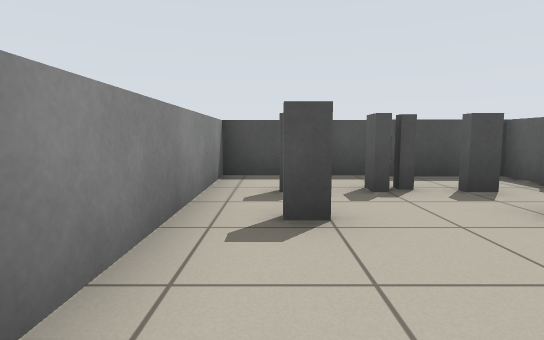
View 1 (above)

19 first-person views from a walk through a Stage world. The camera is 0.72 m above the floor, tilts 6° down and sees 80° across. The lines on the ground mark 1 m squares. The floor is counted in squares, 1 m on a side. Each view is taken from the middle of a square. On the plan, view 1 faces up. The plan holds only what a view shows up to about 10 squares ahead; the rest is blank. The place goes on beyond the plan. The robots in the file are not drawn.

View 2
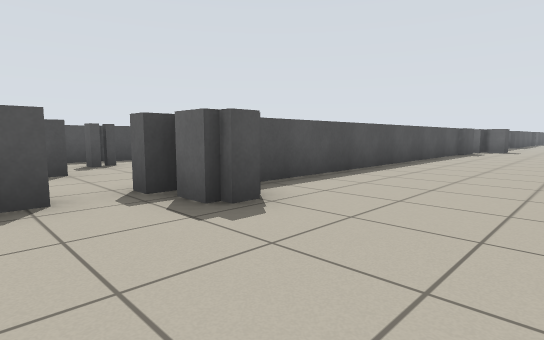

View 3
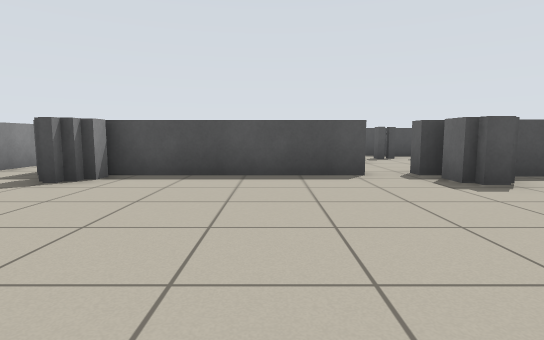

View 4
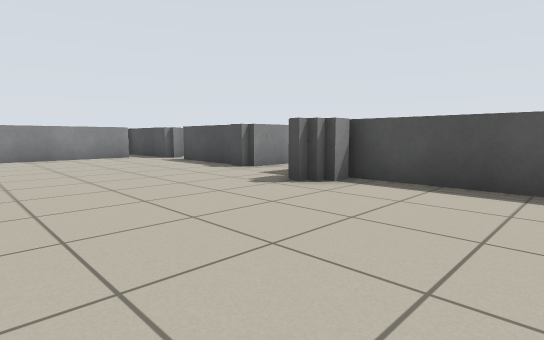

View 5
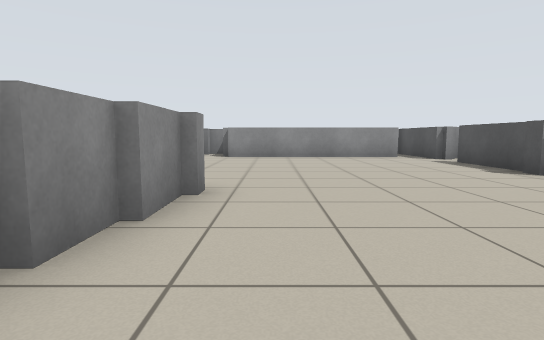

View 6
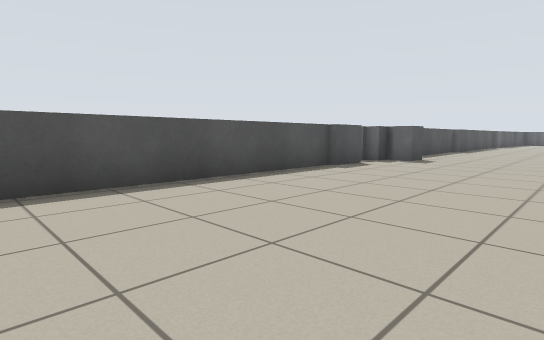

View 7
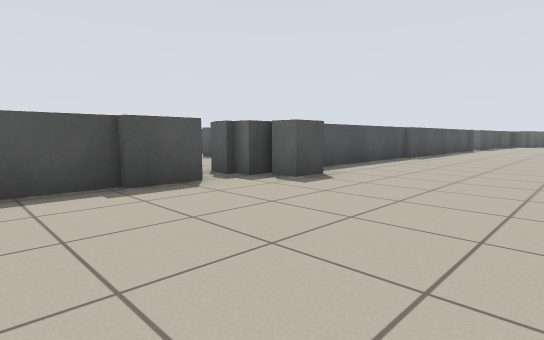

View 8
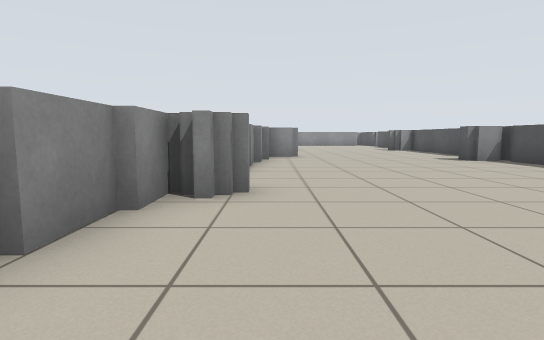

View 9
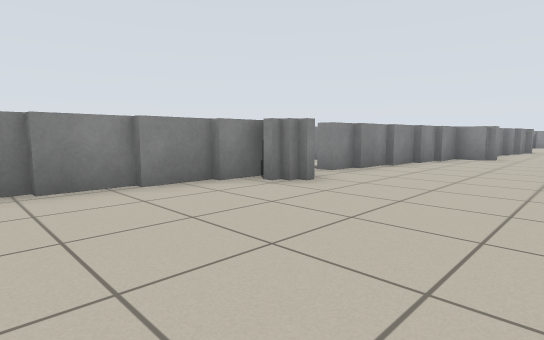

View 10
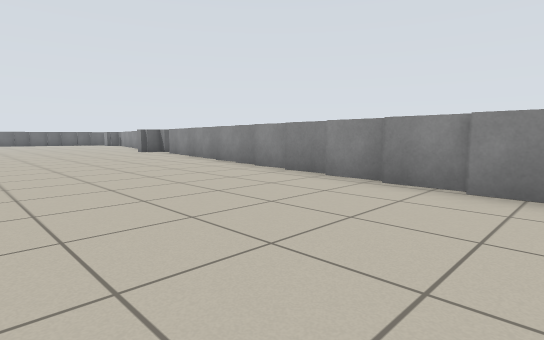

View 11
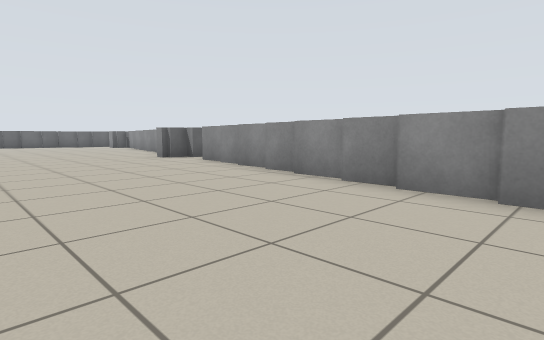

View 12
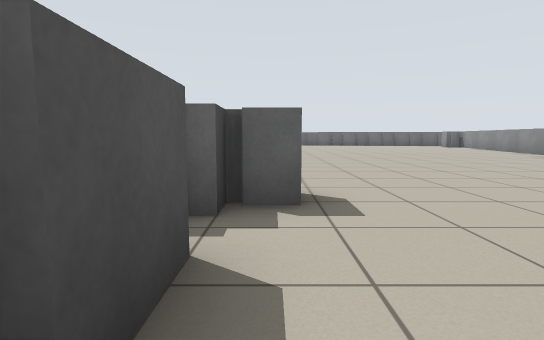

View 13
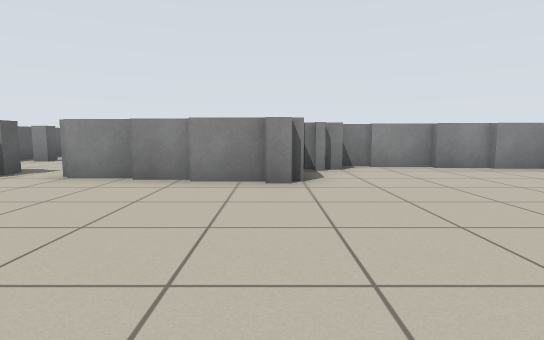

View 14
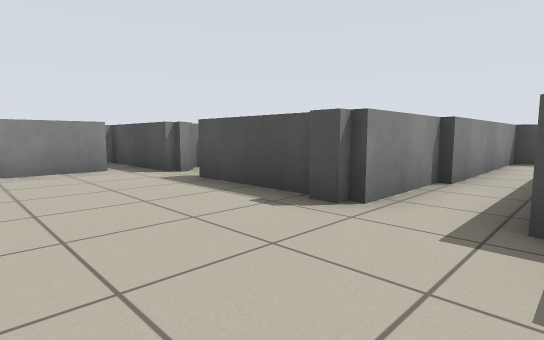

View 15
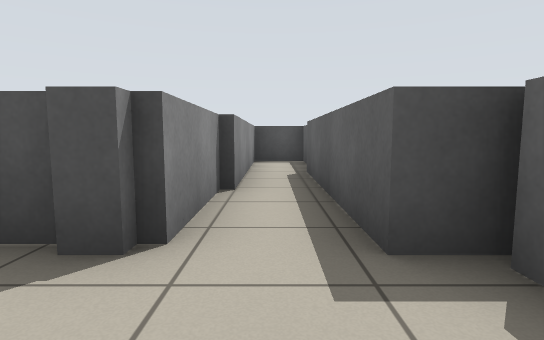

View 16
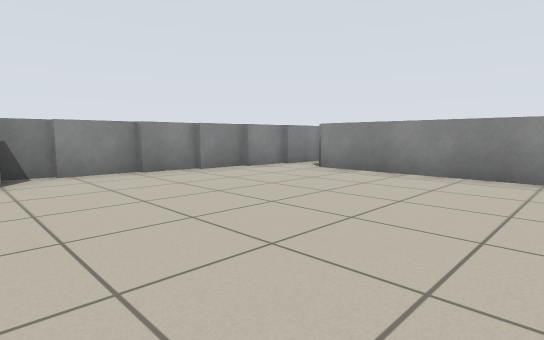

View 17
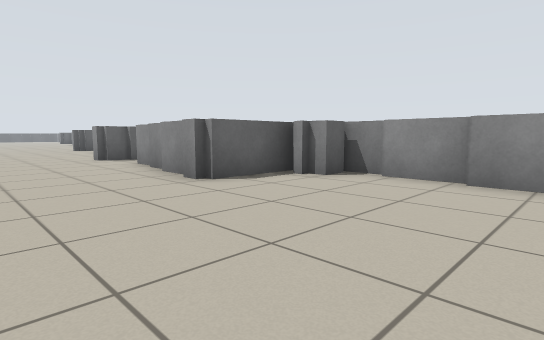

View 18
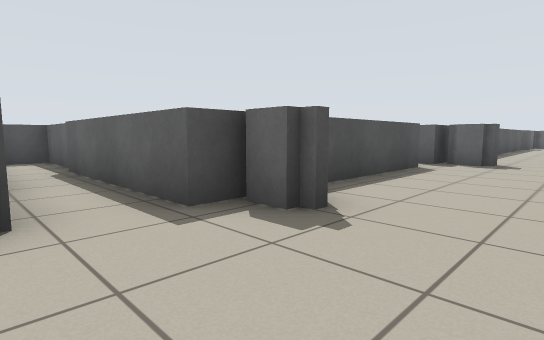

View 19
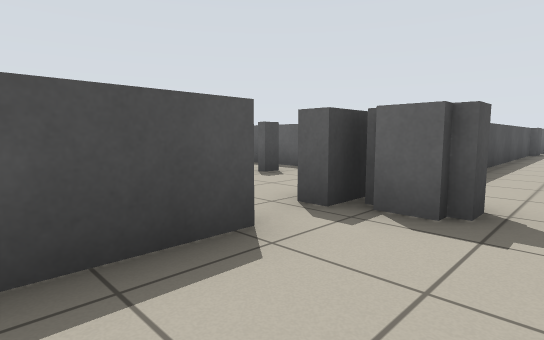

### Floor plan
Key: @ floor where view 1 was taken; # wall or solid block; . floor; = window, fence, low wall or low ledge.
Columns run from 13 left of view 1 to 21 right of it. Each row starts with its distance up from view 1.
  8      ###
  7      #.#
  6      #.#    ####
  5      #.#    #####=
  4      #.#    #====#
  3      #.#    #=..=#
  2      #.#    #....
  1 #=# ##.##  ##...            =
  0 ======.=####=@==###########=#######
 -1 =.......=.....=..............=.....
 -2 =..................................
 -3 =..................................
 -4 =..................................
 -5 =..................................
 -6 =......==...=......................
 -7 .......# ==.=#=....................
 -8 #==...=#   ... ##==.#..............
 -9   ######    ..  #    =====.........
-10              =. #        #####==...
-11               .#                ==

Positions as (right, up) in squares from view 1, and headings:
1: (0, 0), facing up
2: (-1, -4), facing up-right
3: (-2, -6), facing up
4: (-2, -5), facing up-left
5: (-2, -5), facing left
6: (6, -5), facing up-right
7: (11, -5), facing up-right
8: (11, -7), facing left
9: (11, -4), facing down-left
10: (8, -4), facing down-right
11: (12, -5), facing down-right
12: (12, -1), facing right
13: (-6, -1), facing down
14: (-6, -3), facing up-left
15: (-7, -2), facing up
16: (-7, -2), facing down-left
17: (-11, -3), facing down-right
18: (-8, -3), facing up-right
19: (-2, -2), facing up-right
